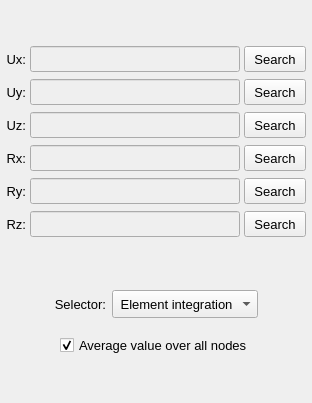
           <widget class="QWidget" name="tab_load_tables">
            <attribute name="title">
             <string>Load tables</string>
            </attribute>
            <layout class="QGridLayout" name="gridLayout_10">
             <property name="leftMargin">
              <number>2</number>
             </property>
             <property name="topMargin">
              <number>2</number>
             </property>
             <property name="rightMargin">
              <number>2</number>
             </property>
             <property name="bottomMargin">
              <number>2</number>
             </property>
             <property name="spacing">
              <number>2</number>
             </property>
             <item row="1" column="0">
              <widget class="QFrame" name="frame_9">
               <property name="frameShape">
                <enum>QFrame::NoFrame</enum>
               </property>
               <property name="frameShadow">
                <enum>QFrame::Raised</enum>
               </property>
               <layout class="QGridLayout" name="gridLayout_3">
                <property name="leftMargin">
                 <number>4</number>
                </property>
                <property name="topMargin">
                 <number>4</number>
                </property>
                <property name="rightMargin">
                 <number>4</number>
                </property>
                <property name="bottomMargin">
                 <number>2</number>
                </property>
                <property name="horizontalSpacing">
                 <number>4</number>
                </property>
                <property name="verticalSpacing">
                 <number>7</number>
                </property>
                <item row="4" column="1">
                 <widget class="QLineEdit" name="lineEdit_path_table_My">
                  <property name="enabled">
                   <bool>false</bool>
                  </property>
                  <property name="minimumSize">
                   <size>
                    <width>210</width>
                    <height>26</height>
                   </size>
                  </property>
                  <property name="maximumSize">
                   <size>
                    <width>240</width>
                    <height>26</height>
                   </size>
                  </property>
                  <property name="alignment">
                   <set>Qt::AlignCenter</set>
                  </property>
                 </widget>
                </item>
                <item row="4" column="2">
                 <widget class="QPushButton" name="pushButton_load_My_table">
                  <property name="enabled">
                   <bool>true</bool>
                  </property>
                  <property name="sizePolicy">
                   <sizepolicy hsizetype="Expanding" vsizetype="Fixed">
                    <horstretch>0</horstretch>
                    <verstretch>0</verstretch>
                   </sizepolicy>
                  </property>
                  <property name="minimumSize">
                   <size>
                    <width>62</width>
                    <height>26</height>
                   </size>
                  </property>
                  <property name="maximumSize">
                   <size>
                    <width>62</width>
                    <height>26</height>
                   </size>
                  </property>
                  <property name="font">
                   <font>
                    <pointsize>10</pointsize>
                   </font>
                  </property>
                  <property name="styleSheet">
                   <string notr="true"/>
                  </property>
                  <property name="text">
                   <string>Search</string>
                  </property>
                 </widget>
                </item>
                <item row="4" column="0">
                 <widget class="QLabel" name="label_My_table">
                  <property name="enabled">
                   <bool>true</bool>
                  </property>
                  <property name="minimumSize">
                   <size>
                    <width>0</width>
                    <height>26</height>
                   </size>
                  </property>
                  <property name="maximumSize">
                   <size>
                    <width>38</width>
                    <height>26</height>
                   </size>
                  </property>
                  <property name="font">
                   <font>
                    <pointsize>10</pointsize>
                   </font>
                  </property>
                  <property name="text">
                   <string>Ry:</string>
                  </property>
                  <property name="alignment">
                   <set>Qt::AlignRight|Qt::AlignTrailing|Qt::AlignVCenter</set>
                  </property>
                 </widget>
                </item>
                <item row="5" column="0">
                 <widget class="QLabel" name="label_Mz_table">
                  <property name="enabled">
                   <bool>true</bool>
                  </property>
                  <property name="minimumSize">
                   <size>
                    <width>0</width>
                    <height>26</height>
                   </size>
                  </property>
                  <property name="maximumSize">
                   <size>
                    <width>38</width>
                    <height>26</height>
                   </size>
                  </property>
                  <property name="font">
                   <font>
                    <pointsize>10</pointsize>
                   </font>
                  </property>
                  <property name="text">
                   <string>Rz:</string>
                  </property>
                  <property name="alignment">
                   <set>Qt::AlignRight|Qt::AlignTrailing|Qt::AlignVCenter</set>
                  </property>
                 </widget>
                </item>
                <item row="5" column="1">
                 <widget class="QLineEdit" name="lineEdit_path_table_Mz">
                  <property name="enabled">
                   <bool>false</bool>
                  </property>
                  <property name="minimumSize">
                   <size>
                    <width>210</width>
                    <height>26</height>
                   </size>
                  </property>
                  <property name="maximumSize">
                   <size>
                    <width>240</width>
                    <height>26</height>
                   </size>
                  </property>
                  <property name="alignment">
                   <set>Qt::AlignCenter</set>
                  </property>
                 </widget>
                </item>
                <item row="1" column="1">
                 <widget class="QLineEdit" name="lineEdit_path_table_Fy">
                  <property name="enabled">
                   <bool>false</bool>
                  </property>
                  <property name="minimumSize">
                   <size>
                    <width>210</width>
                    <height>26</height>
                   </size>
                  </property>
                  <property name="maximumSize">
                   <size>
                    <width>240</width>
                    <height>26</height>
                   </size>
                  </property>
                  <property name="styleSheet">
                   <string notr="true"/>
                  </property>
                  <property name="alignment">
                   <set>Qt::AlignCenter</set>
                  </property>
                 </widget>
                </item>
                <item row="2" column="2">
                 <widget class="QPushButton" name="pushButton_load_Fz_table">
                  <property name="enabled">
                   <bool>true</bool>
                  </property>
                  <property name="sizePolicy">
                   <sizepolicy hsizetype="Expanding" vsizetype="Fixed">
                    <horstretch>0</horstretch>
                    <verstretch>0</verstretch>
                   </sizepolicy>
                  </property>
                  <property name="minimumSize">
                   <size>
                    <width>62</width>
                    <height>26</height>
                   </size>
                  </property>
                  <property name="maximumSize">
                   <size>
                    <width>62</width>
                    <height>26</height>
                   </size>
                  </property>
                  <property name="font">
                   <font>
                    <pointsize>10</pointsize>
                   </font>
                  </property>
                  <property name="styleSheet">
                   <string notr="true"/>
                  </property>
                  <property name="text">
                   <string>Search</string>
                  </property>
                 </widget>
                </item>
                <item row="1" column="2">
                 <widget class="QPushButton" name="pushButton_load_Fy_table">
                  <property name="enabled">
                   <bool>true</bool>
                  </property>
                  <property name="sizePolicy">
                   <sizepolicy hsizetype="Expanding" vsizetype="Fixed">
                    <horstretch>0</horstretch>
                    <verstretch>0</verstretch>
                   </sizepolicy>
                  </property>
                  <property name="minimumSize">
                   <size>
                    <width>62</width>
                    <height>26</height>
                   </size>
                  </property>
                  <property name="maximumSize">
                   <size>
                    <width>62</width>
                    <height>26</height>
                   </size>
                  </property>
                  <property name="font">
                   <font>
                    <pointsize>10</pointsize>
                   </font>
                  </property>
                  <property name="styleSheet">
                   <string notr="true"/>
                  </property>
                  <property name="text">
                   <string>Search</string>
                  </property>
                 </widget>
                </item>
                <item row="3" column="2">
                 <widget class="QPushButton" name="pushButton_load_Mx_table">
                  <property name="enabled">
                   <bool>true</bool>
                  </property>
                  <property name="sizePolicy">
                   <sizepolicy hsizetype="Expanding" vsizetype="Fixed">
                    <horstretch>0</horstretch>
                    <verstretch>0</verstretch>
                   </sizepolicy>
                  </property>
                  <property name="minimumSize">
                   <size>
                    <width>62</width>
                    <height>26</height>
                   </size>
                  </property>
                  <property name="maximumSize">
                   <size>
                    <width>62</width>
                    <height>26</height>
                   </size>
                  </property>
                  <property name="font">
                   <font>
                    <pointsize>10</pointsize>
                   </font>
                  </property>
                  <property name="styleSheet">
                   <string notr="true"/>
                  </property>
                  <property name="text">
                   <string>Search</string>
                  </property>
                 </widget>
                </item>
                <item row="0" column="0">
                 <widget class="QLabel" name="label_Fx_table">
                  <property name="enabled">
                   <bool>true</bool>
                  </property>
                  <property name="minimumSize">
                   <size>
                    <width>0</width>
                    <height>26</height>
                   </size>
                  </property>
                  <property name="maximumSize">
                   <size>
                    <width>38</width>
                    <height>26</height>
                   </size>
                  </property>
                  <property name="font">
                   <font>
                    <pointsize>10</pointsize>
                   </font>
                  </property>
                  <property name="text">
                   <string>Ux:</string>
                  </property>
                  <property name="alignment">
                   <set>Qt::AlignRight|Qt::AlignTrailing|Qt::AlignVCenter</set>
                  </property>
                 </widget>
                </item>
                <item row="3" column="1">
                 <widget class="QLineEdit" name="lineEdit_path_table_Mx">
                  <property name="enabled">
                   <bool>false</bool>
                  </property>
                  <property name="minimumSize">
                   <size>
                    <width>210</width>
                    <height>26</height>
                   </size>
                  </property>
                  <property name="maximumSize">
                   <size>
                    <width>240</width>
                    <height>26</height>
                   </size>
                  </property>
                  <property name="alignment">
                   <set>Qt::AlignCenter</set>
                  </property>
                 </widget>
                </item>
                <item row="3" column="0">
                 <widget class="QLabel" name="label_Mx_table">
                  <property name="enabled">
                   <bool>true</bool>
                  </property>
                  <property name="minimumSize">
                   <size>
                    <width>0</width>
                    <height>26</height>
                   </size>
                  </property>
                  <property name="maximumSize">
                   <size>
                    <width>38</width>
                    <height>26</height>
                   </size>
                  </property>
                  <property name="font">
                   <font>
                    <pointsize>10</pointsize>
                   </font>
                  </property>
                  <property name="text">
                   <string>Rx:</string>
                  </property>
                  <property name="alignment">
                   <set>Qt::AlignRight|Qt::AlignTrailing|Qt::AlignVCenter</set>
                  </property>
                 </widget>
                </item>
                <item row="2" column="1">
                 <widget class="QLineEdit" name="lineEdit_path_table_Fz">
                  <property name="enabled">
                   <bool>false</bool>
                  </property>
                  <property name="minimumSize">
                   <size>
                    <width>210</width>
                    <height>26</height>
                   </size>
                  </property>
                  <property name="maximumSize">
                   <size>
                    <width>240</width>
                    <height>26</height>
                   </size>
                  </property>
                  <property name="alignment">
                   <set>Qt::AlignCenter</set>
                  </property>
                 </widget>
                </item>
                <item row="1" column="0">
                 <widget class="QLabel" name="label_Fy_table">
                  <property name="enabled">
                   <bool>true</bool>
                  </property>
                  <property name="minimumSize">
                   <size>
                    <width>0</width>
                    <height>26</height>
                   </size>
                  </property>
                  <property name="maximumSize">
                   <size>
                    <width>38</width>
                    <height>26</height>
                   </size>
                  </property>
                  <property name="font">
                   <font>
                    <pointsize>10</pointsize>
                   </font>
                  </property>
                  <property name="text">
                   <string>Uy:</string>
                  </property>
                  <property name="alignment">
                   <set>Qt::AlignRight|Qt::AlignTrailing|Qt::AlignVCenter</set>
                  </property>
                 </widget>
                </item>
                <item row="5" column="2">
                 <widget class="QPushButton" name="pushButton_load_Mz_table">
                  <property name="enabled">
                   <bool>true</bool>
                  </property>
                  <property name="sizePolicy">
                   <sizepolicy hsizetype="Expanding" vsizetype="Fixed">
                    <horstretch>0</horstretch>
                    <verstretch>0</verstretch>
                   </sizepolicy>
                  </property>
                  <property name="minimumSize">
                   <size>
                    <width>62</width>
                    <height>26</height>
                   </size>
                  </property>
                  <property name="maximumSize">
                   <size>
                    <width>62</width>
                    <height>26</height>
                   </size>
                  </property>
                  <property name="font">
                   <font>
                    <pointsize>10</pointsize>
                   </font>
                  </property>
                  <property name="styleSheet">
                   <string notr="true"/>
                  </property>
                  <property name="text">
                   <string>Search</string>
                  </property>
                 </widget>
                </item>
                <item row="0" column="1">
                 <widget class="QLineEdit" name="lineEdit_path_table_Fx">
                  <property name="enabled">
                   <bool>false</bool>
                  </property>
                  <property name="minimumSize">
                   <size>
                    <width>210</width>
                    <height>26</height>
                   </size>
                  </property>
                  <property name="maximumSize">
                   <size>
                    <width>240</width>
                    <height>26</height>
                   </size>
                  </property>
                  <property name="styleSheet">
                   <string notr="true"/>
                  </property>
                  <property name="alignment">
                   <set>Qt::AlignCenter</set>
                  </property>
                 </widget>
                </item>
                <item row="2" column="0">
                 <widget class="QLabel" name="label_Fz_table">
                  <property name="enabled">
                   <bool>true</bool>
                  </property>
                  <property name="minimumSize">
                   <size>
                    <width>0</width>
                    <height>26</height>
                   </size>
                  </property>
                  <property name="maximumSize">
                   <size>
                    <width>38</width>
                    <height>26</height>
                   </size>
                  </property>
                  <property name="font">
                   <font>
                    <pointsize>10</pointsize>
                   </font>
                  </property>
                  <property name="text">
                   <string>Uz:</string>
                  </property>
                  <property name="alignment">
                   <set>Qt::AlignRight|Qt::AlignTrailing|Qt::AlignVCenter</set>
                  </property>
                 </widget>
                </item>
                <item row="0" column="2">
                 <widget class="QPushButton" name="pushButton_load_Fx_table">
                  <property name="enabled">
                   <bool>true</bool>
                  </property>
                  <property name="sizePolicy">
                   <sizepolicy hsizetype="Expanding" vsizetype="Fixed">
                    <horstretch>0</horstretch>
                    <verstretch>0</verstretch>
                   </sizepolicy>
                  </property>
                  <property name="minimumSize">
                   <size>
                    <width>62</width>
                    <height>26</height>
                   </size>
                  </property>
                  <property name="maximumSize">
                   <size>
                    <width>62</width>
                    <height>26</height>
                   </size>
                  </property>
                  <property name="font">
                   <font>
                    <pointsize>10</pointsize>
                   </font>
                  </property>
                  <property name="styleSheet">
                   <string notr="true"/>
                  </property>
                  <property name="text">
                   <string>Search</string>
                  </property>
                 </widget>
                </item>
               </layout>
              </widget>
             </item>
             <item row="5" column="0">
              <spacer name="verticalSpacer_6">
               <property name="orientation">
                <enum>Qt::Vertical</enum>
               </property>
               <property name="sizeHint" stdset="0">
                <size>
                 <width>20</width>
                 <height>40</height>
                </size>
               </property>
              </spacer>
             </item>
             <item row="0" column="0">
              <spacer name="verticalSpacer_4">
               <property name="orientation">
                <enum>Qt::Vertical</enum>
               </property>
               <property name="sizeHint" stdset="0">
                <size>
                 <width>20</width>
                 <height>40</height>
                </size>
               </property>
              </spacer>
             </item>
             <item row="2" column="0">
              <spacer name="verticalSpacer_3">
               <property name="orientation">
                <enum>Qt::Vertical</enum>
               </property>
               <property name="sizeHint" stdset="0">
                <size>
                 <width>20</width>
                 <height>40</height>
                </size>
               </property>
              </spacer>
             </item>
             <item row="4" column="0">
              <widget class="QFrame" name="frame_21">
               <property name="minimumSize">
                <size>
                 <width>0</width>
                 <height>32</height>
                </size>
               </property>
               <property name="frameShape">
                <enum>QFrame::NoFrame</enum>
               </property>
               <property name="frameShadow">
                <enum>QFrame::Raised</enum>
               </property>
               <layout class="QGridLayout" name="gridLayout_17">
                <property name="leftMargin">
                 <number>0</number>
                </property>
                <property name="topMargin">
                 <number>0</number>
                </property>
                <property name="rightMargin">
                 <number>0</number>
                </property>
                <property name="bottomMargin">
                 <number>0</number>
                </property>
                <property name="spacing">
                 <number>0</number>
                </property>
                <item row="0" column="1">
                 <widget class="QCheckBox" name="checkBox_averaged_table_values">
                  <property name="minimumSize">
                   <size>
                    <width>0</width>
                    <height>28</height>
                   </size>
                  </property>
                  <property name="maximumSize">
                   <size>
                    <width>220</width>
                    <height>28</height>
                   </size>
                  </property>
                  <property name="font">
                   <font>
                    <pointsize>10</pointsize>
                   </font>
                  </property>
                  <property name="text">
                   <string>Average value over all nodes</string>
                  </property>
                  <property name="checked">
                   <bool>true</bool>
                  </property>
                 </widget>
                </item>
                <item row="0" column="0">
                 <spacer name="horizontalSpacer_13">
                  <property name="orientation">
                   <enum>Qt::Horizontal</enum>
                  </property>
                  <property name="sizeHint" stdset="0">
                   <size>
                    <width>40</width>
                    <height>20</height>
                   </size>
                  </property>
                 </spacer>
                </item>
                <item row="0" column="2">
                 <spacer name="horizontalSpacer_14">
                  <property name="orientation">
                   <enum>Qt::Horizontal</enum>
                  </property>
                  <property name="sizeHint" stdset="0">
                   <size>
                    <width>40</width>
                    <height>20</height>
                   </size>
                  </property>
                 </spacer>
                </item>
               </layout>
              </widget>
             </item>
             <item row="3" column="0">
              <widget class="QFrame" name="frame_11">
               <property name="frameShape">
                <enum>QFrame::NoFrame</enum>
               </property>
               <property name="frameShadow">
                <enum>QFrame::Raised</enum>
               </property>
               <layout class="QGridLayout" name="gridLayout_20">
                <item row="0" column="0">
                 <spacer name="horizontalSpacer_10">
                  <property name="orientation">
                   <enum>Qt::Horizontal</enum>
                  </property>
                  <property name="sizeHint" stdset="0">
                   <size>
                    <width>40</width>
                    <height>20</height>
                   </size>
                  </property>
                 </spacer>
                </item>
                <item row="0" column="1">
                 <widget class="QLabel" name="label_8">
                  <property name="minimumSize">
                   <size>
                    <width>0</width>
                    <height>28</height>
                   </size>
                  </property>
                  <property name="maximumSize">
                   <size>
                    <width>16777215</width>
                    <height>28</height>
                   </size>
                  </property>
                  <property name="font">
                   <font>
                    <pointsize>10</pointsize>
                   </font>
                  </property>
                  <property name="text">
                   <string>Selector:</string>
                  </property>
                  <property name="alignment">
                   <set>Qt::AlignRight|Qt::AlignTrailing|Qt::AlignVCenter</set>
                  </property>
                 </widget>
                </item>
                <item row="0" column="2">
                 <widget class="QComboBox" name="comboBox_load_distribution_table_values">
                  <property name="minimumSize">
                   <size>
                    <width>0</width>
                    <height>28</height>
                   </size>
                  </property>
                  <property name="maximumSize">
                   <size>
                    <width>16777215</width>
                    <height>28</height>
                   </size>
                  </property>
                  <property name="font">
                   <font>
                    <pointsize>10</pointsize>
                   </font>
                  </property>
                  <item>
                   <property name="text">
                    <string> Element integration</string>
                   </property>
                  </item>
                  <item>
                   <property name="text">
                    <string> Nodal attribution</string>
                   </property>
                  </item>
                 </widget>
                </item>
                <item row="0" column="3">
                 <spacer name="horizontalSpacer_17">
                  <property name="orientation">
                   <enum>Qt::Horizontal</enum>
                  </property>
                  <property name="sizeHint" stdset="0">
                   <size>
                    <width>40</width>
                    <height>20</height>
                   </size>
                  </property>
                 </spacer>
                </item>
               </layout>
              </widget>
             </item>
            </layout>
           </widget>
